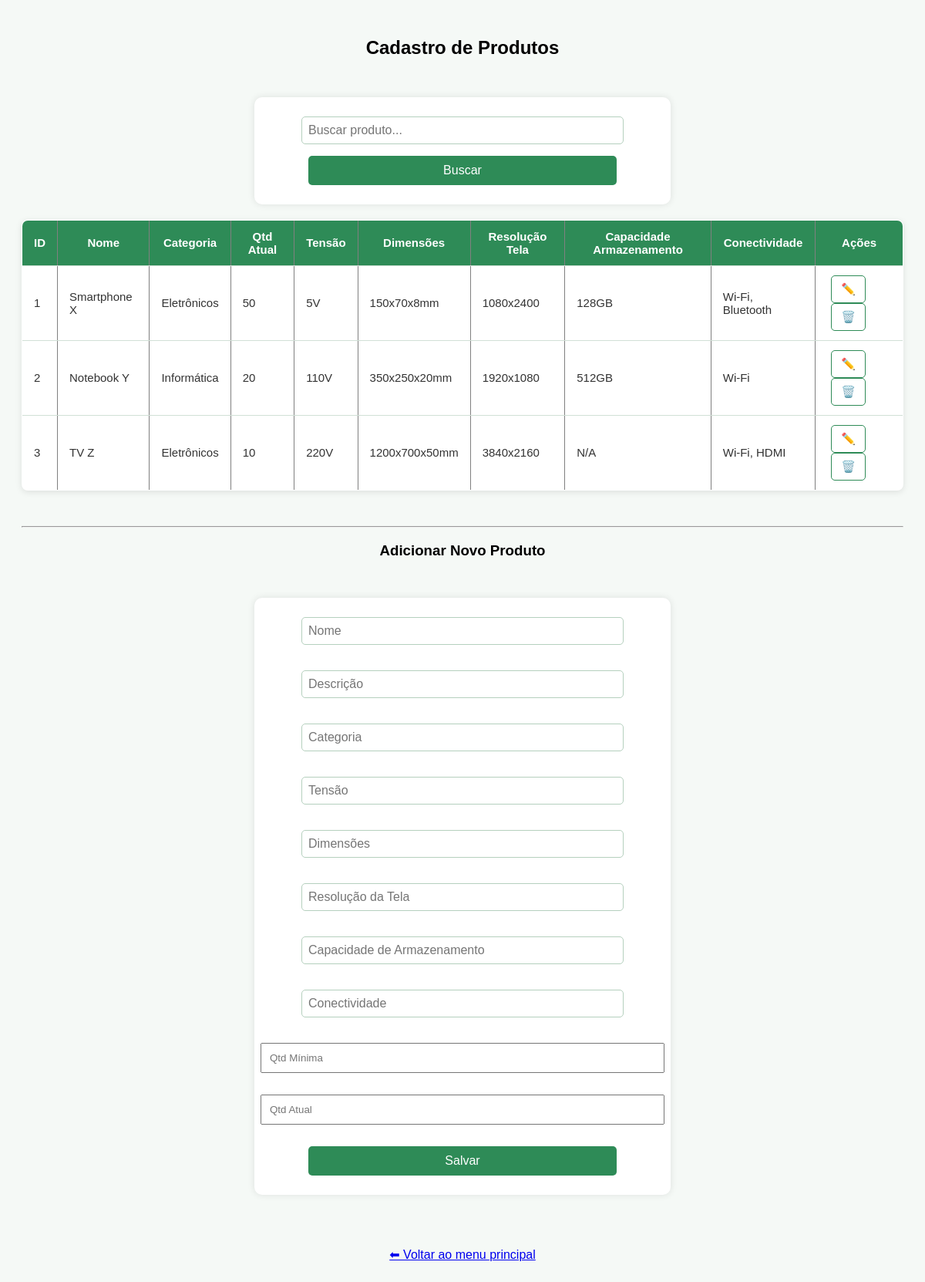
The app's page /cadastro_produto.php (signed in) with its own data.
### tables this page shows
CREATE TABLE produtos (
  id_produto INT AUTO_INCREMENT PRIMARY KEY,
  nome VARCHAR(100) NOT NULL,
  descricao TEXT,
  categoria VARCHAR(50),
  tensao VARCHAR(20),
  dimensoes VARCHAR(50),
  resolucao_tela VARCHAR(50),
  capacidade_armazenamento VARCHAR(50),
  conectividade VARCHAR(50),
  quantidade_minima INT DEFAULT 0,
  quantidade_atual INT DEFAULT 0
);

### cadastro_produto.php (the view, shortened to what this page needs)
<?php
include('conexao.php');
$busca = isset($_GET['busca']) ? $_GET['busca'] : '';
$sql = "SELECT * FROM produtos WHERE nome LIKE '%$busca%'";
$result = $conn->query($sql);
$produtoEdit = [
    'id_produto' => '',
    'nome' => '',
    'descricao' => '',
    'categoria' => '',
    'quantidade_minima' => '',
    'quantidade_atual' => '',
    'tensao' => '',
    'dimensoes' => '',
    'resolucao_tela' => '',
    'capacidade_armazenamento' => '',
    'conectividade' => ''
];
?>
<!DOCTYPE html>
<html lang="pt-br">
<head>
<link rel="stylesheet" href="style.css">
</head>
<body>
<div class="container">
<h2>Cadastro de Produtos</h2>
<form method="get" style="margin-bottom:10px;">
  <input type="text" name="busca" placeholder="Buscar produto..." value="<?= htmlspecialchars($busca) ?>">
  <button type="submit">Buscar</button>
</form>
<table border="1">
<tr>
    <th>ID</th>
    <th>Nome</th>
    <th>Categoria</th>
    <th>Qtd Atual</th>
    <th>Tensão</th>
    <th>Dimensões</th>
    <th>Resolução Tela</th>
    <th>Capacidade Armazenamento</th>
    <th>Conectividade</th>
    <th>Ações</th>
</tr>
<?php if ($result->num_rows > 0): ?>
<?php while($p = $result->fetch_assoc()): ?>
<tr>
    <td><?= $p['id_produto'] ?></td>
    <td><?= htmlspecialchars($p['nome']) ?></td>
    <td><?= htmlspecialchars($p['categoria']) ?></td>
    <td><?= $p['quantidade_atual'] ?></td>
    <td><?= htmlspecialchars($p['tensao']) ?></td>
    <td><?= htmlspecialchars($p['dimensoes']) ?></td>
    <td><?= htmlspecialchars($p['resolucao_tela']) ?></td>
    <td><?= htmlspecialchars($p['capacidade_armazenamento']) ?></td>
    <td><?= htmlspecialchars($p['conectividade']) ?></td>
    <td>
        <a href="?editar=<?= $p['id_produto'] ?>">✏️</a>
        <a href="?excluir=<?= $p['id_produto'] ?>" onclick="return confirm('Deseja realmente excluir este produto?')">🗑️</a>
    </td>
</tr>
<?php endwhile; ?>
<?php else: ?>
<tr><td colspan="10">Nenhum produto encontrado.</td></tr>
<?php endif; ?>
</table>
<br>
<hr>
<h3><?= $produtoEdit['id_produto'] ? "Editar Produto" : "Adicionar Novo Produto" ?></h3>
<form method="post">
  <input type="text" name="nome" placeholder="Nome" value="<?= htmlspecialchars($produtoEdit['nome']) ?>" required><br>
  <input type="text" name="descricao" placeholder="Descrição" value="<?= htmlspecialchars($produtoEdit['descricao']) ?>"><br>
  <input type="text" name="categoria" placeholder="Categoria" value="<?= htmlspecialchars($produtoEdit['categoria']) ?>"><br>
  <input type="text" name="tensao" placeholder="Tensão" value="<?= htmlspecialchars($produtoEdit['tensao']) ?>"><br>
  <input type="text" name="dimensoes" placeholder="Dimensões" value="<?= htmlspecialchars($produtoEdit['dimensoes']) ?>"><br>
  <input type="text" name="resolucao_tela" placeholder="Resolução da Tela" value="<?= htmlspecialchars($produtoEdit['resolucao_tela']) ?>"><br>
  <input type="text" name="capacidade_armazenamento" placeholder="Capacidade de Armazenamento" value="<?= htmlspecialchars($produtoEdit['capacidade_armazenamento']) ?>"><br>
  <input type="text" name="conectividade" placeholder="Conectividade" value="<?= htmlspecialchars($produtoEdit['conectividade']) ?>"><br>
  <input type="number" name="minimo" placeholder="Qtd Mínima" value="<?= htmlspecialchars($produtoEdit['quantidade_minima']) ?>" required><br>
  <input type="number" name="quantidade" placeholder="Qtd Atual" value="<?= htmlspecialchars($produtoEdit['quantidade_atual']) ?>" <?= $produtoEdit['id_produto'] ? 'readonly' : '' ?> required><br>
  <button type="submit" name="salvar">Salvar</button>
</form>
<br>
<a href="Painel.php">⬅ Voltar ao menu principal</a>
</div>
</body>
</html>

### style.css (style rules this page uses)
.container { max-width: 1200px; margin: auto; padding: 20px; }
table { width: 100%; border-collapse: collapse; margin: 20px auto; background-color: #ffffff; box-shadow: 0px 2px 8px rgba(0,0,0,0.1); border-radius: 8px; overflow: hidden; font-size: 15px; }
table th, table td { padding: 12px 15px; text-align: left; border-bottom: 1px solid #d1e0d6; }
table th { background-color: #2e8b57; color: white; font-weight: bold; text-align: center; }
table td { color: #333; }
table td a { color: #007bff; text-decoration: none; font-weight: bold; margin: 0 5px; }
table td a { color: #2e8b57; text-decoration: none; font-weight: bold; margin: 0 5px; padding: 8px 12px; border: 1px solid #2e8b57; border-radius: 5px; display: inline-block; }
body { font-family: Arial, sans-serif; background-color: #f5f9f6; text-align: center; }
input, button { width: 100%; padding: 10px; margin: 5px 0; }
form { width: 500px; margin: 50px auto; padding: 20px; background-color: #ffffff; border-radius: 10px; box-shadow: 0px 0px 10px rgba(0, 0, 0, 0.1); display: flex; flex-direction: column; align-items: center; }
input[type="text"], input[type="email"], input[type="password"], select { width: 80%; padding: 8px; margin-bottom: 10px; border: 1px solid #b5d0be; border-radius: 5px; font-size: 16px; }
button { width: 80%; padding: 10px; background-color: #2e8b57; color: white; border: none; border-radius: 5px; font-size: 16px; cursor: pointer; transition: 0.3s; }

### records on screen
produtos: id_produto "1", nome "Smartphone X", categoria "Eletrônicos", quantidade_atual "50", tensao "5V", dimensoes "150x70x8mm", resolucao_tela "1080x2400", capacidade_armazenamento "128GB", conectividade "Wi-Fi, Bluetooth"
produtos: id_produto "2", nome "Notebook Y", categoria "Informática", quantidade_atual "20", tensao "110V", dimensoes "350x250x20mm", resolucao_tela "1920x1080", capacidade_armazenamento "512GB", conectividade "Wi-Fi"
produtos: id_produto "3", nome "TV Z", categoria "Eletrônicos", quantidade_atual "10", tensao "220V", dimensoes "1200x700x50mm", resolucao_tela "3840x2160", capacidade_armazenamento "N/A", conectividade "Wi-Fi, HDMI"
